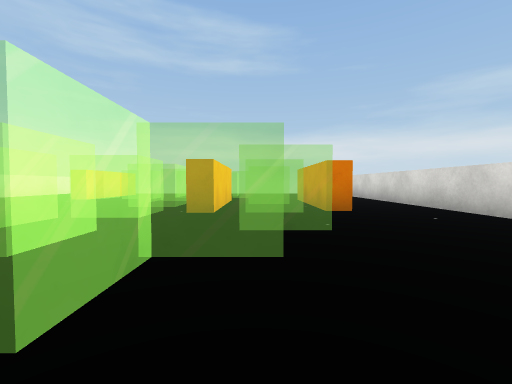
View 1 (above)

20 first-person views from a walk through a Unity game level. The camera is 0.51 m above the floor, tilts 2° down and sees 90° across. The floor is counted in squares, 1 m on a side. Each view is taken from the middle of a square. On the plan, view 1 faces up. The plan holds only what a view shows up to about 9 squares ahead; the rest is blank. The place goes on beyond the plan. The player is left out. Some surface patterns are stand-ins.

View 2
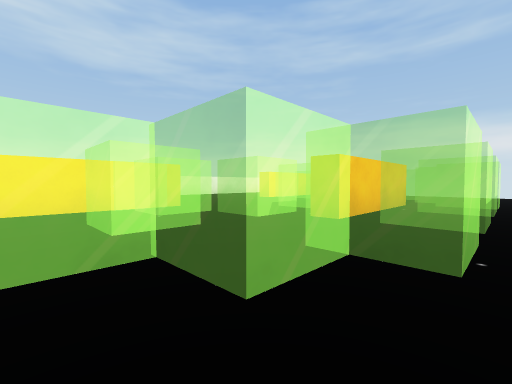

View 3
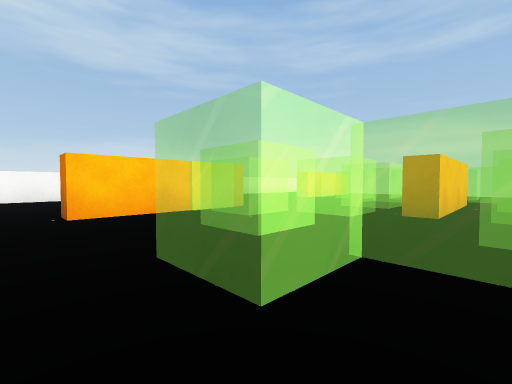

View 4
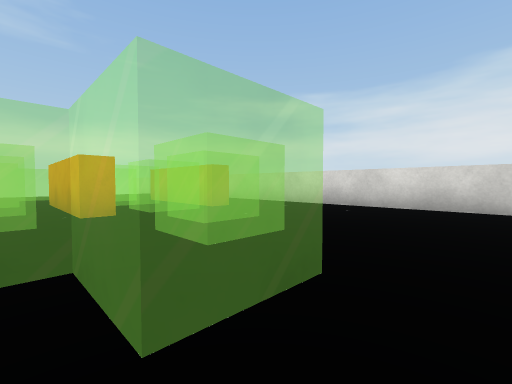

View 5
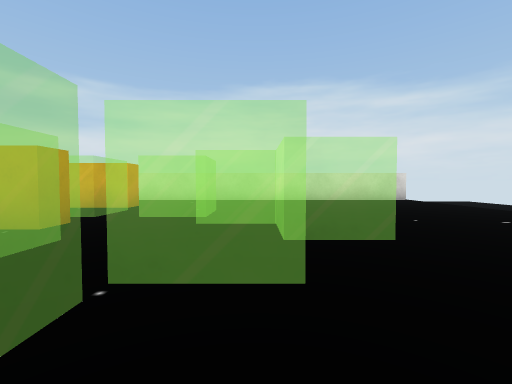

View 6
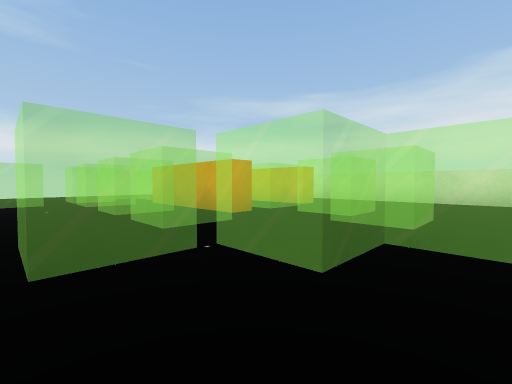

View 7
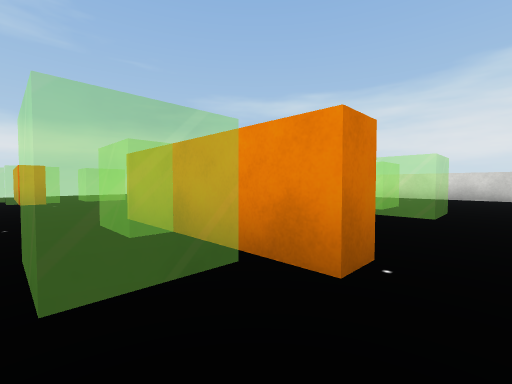

View 8
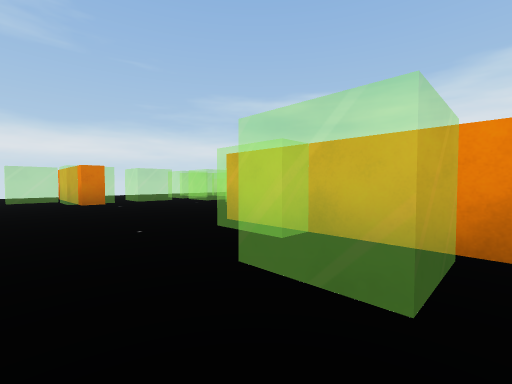

View 9
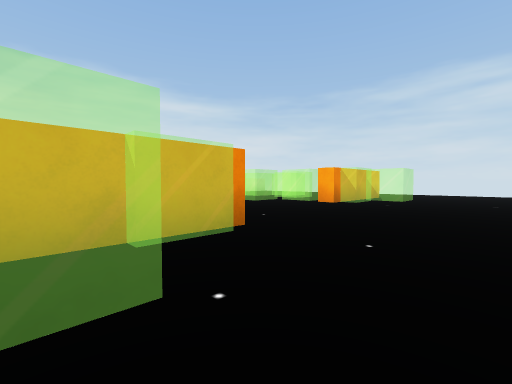

View 10
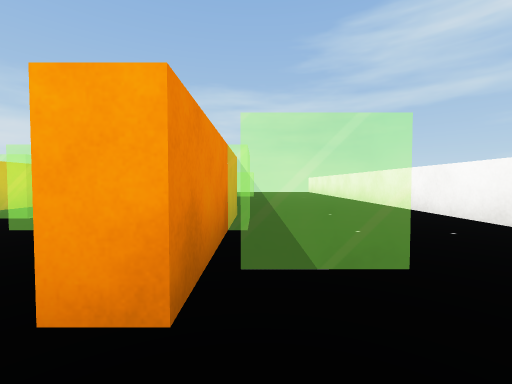

View 11
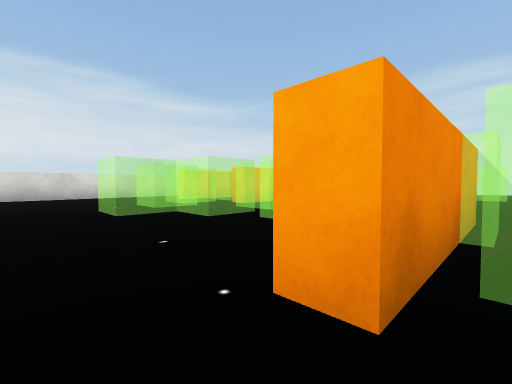

View 12
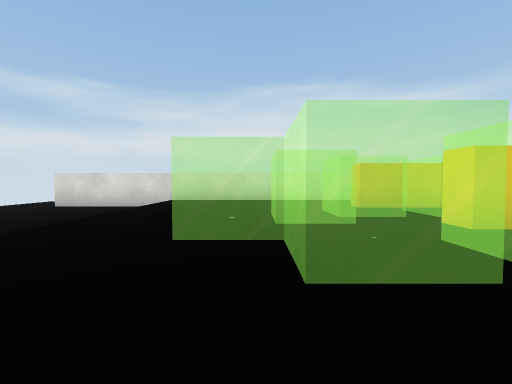

View 13
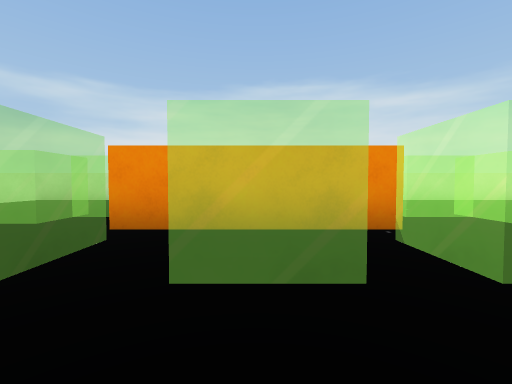

View 14
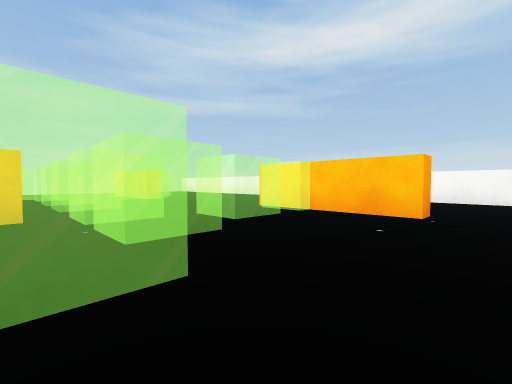

View 15
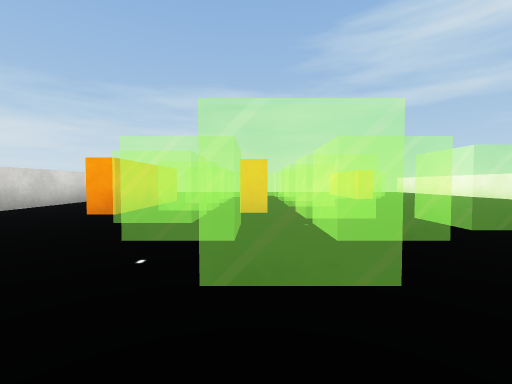

View 16
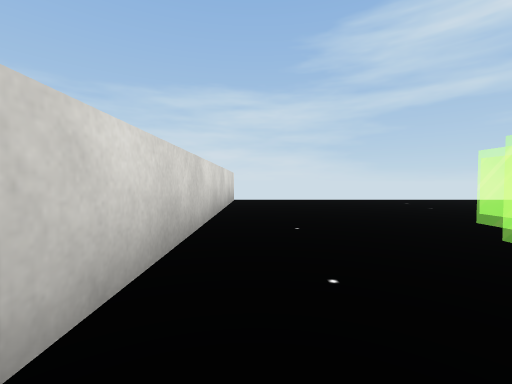

View 17
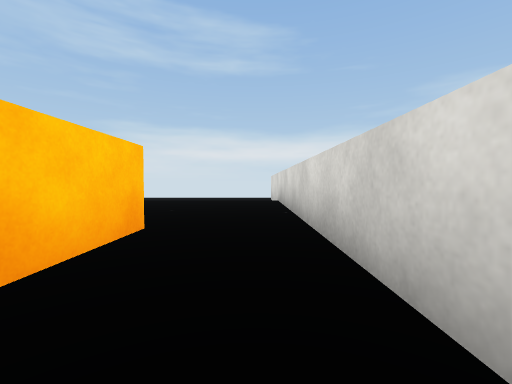

View 18
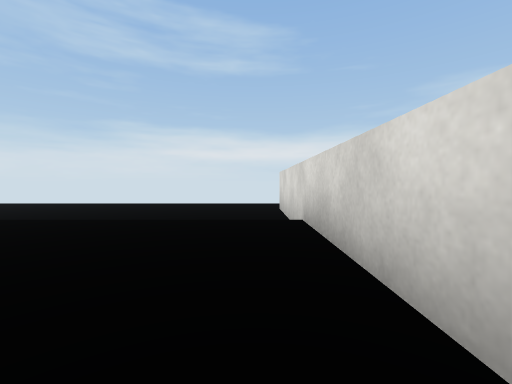

View 19
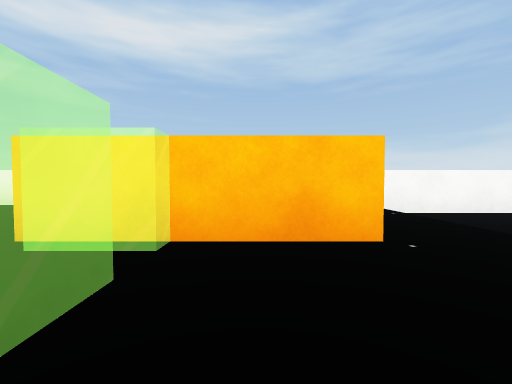

View 20
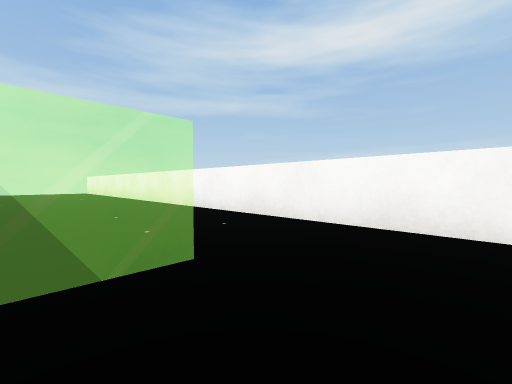

### Floor plan
Key: @ floor where view 1 was taken; # wall or solid block; . floor; = window, fence, low wall or low ledge; v drop or lower ground.
Columns run from 10 left of view 1 to 4 right of it. Each row starts with its distance up from view 1.
 15 v#v    vvvvvvv#
 14 v#vv      vvvv#
 13  #            #
 12  #... ........#
 11  #...#........#
 10  #.  #... ....#
  9  #..=  .   ...#
  8  #...= . #  ..#
  7  #.......#  ..#
  6  #...... # #..#
  5  #.......#  ..#
  4  #...... .....#
  3  #... =     ..#
  2  #..  ..   ...#
  1  #...=... ....#
  0  #... ....@...#
 -1   ..   .......#
 -2       ........#
 -3       vvvvvvvv

Positions as (right, up) in squares from view 1, and headings:
1: (0, 0), facing up
2: (1, 1), facing up-left
3: (0, 0), facing up-left
4: (-2, 0), facing up-right
5: (-4, 2), facing right
6: (-4, 1), facing up-right
7: (-6, 0), facing up-right
8: (-7, 1), facing up-right
9: (-8, 10), facing down-right
10: (-6, 12), facing down
11: (-6, 12), facing down-right
12: (-4, 10), facing right
13: (-4, 6), facing right
14: (-1, 12), facing down-left
15: (-1, 12), facing down
16: (3, 5), facing down
17: (3, 5), facing up
18: (3, 9), facing up
19: (-3, 10), facing left
20: (-6, 12), facing down-left
